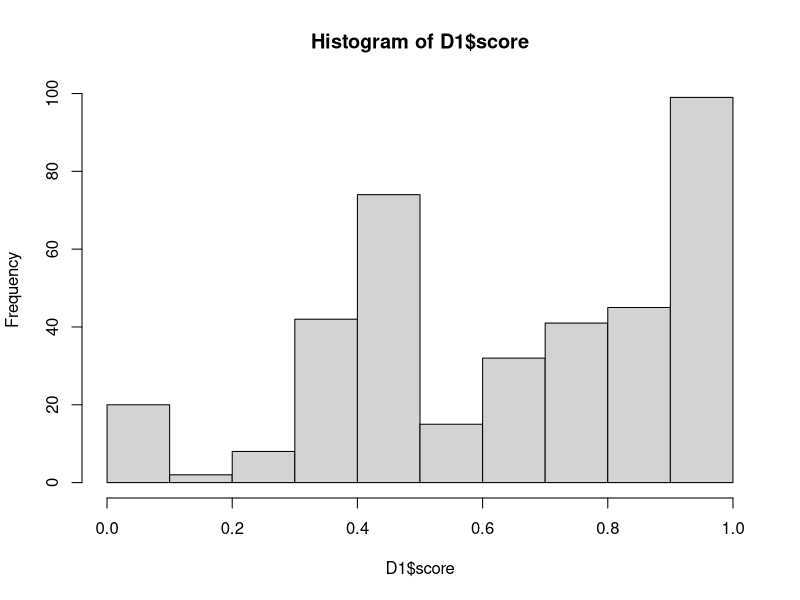

Reproduce this figure in R. (Note: this script raises an error after producing the figure.)
## ---- chunk 1
install.packages("party")
library(party)
## ---- chunk 2
D1 <- read.table("intelligent_tutor.csv", sep = ",", header = TRUE)
## ---- chunk 3
hist(D1$score)
## ---- chunk 4
D1$advice <- ifelse(D7$score <=0.4, "intervene", ifelse(D7$score > 0.4 & D7$score <=0.8, "monitor", "no action"))
## ---- chunk 5
score_ctree <- ctree(factor(advice) ~ prior_prob_count + prior_percent_correct + hints, D1)
## ---- chunk 6
plot(score_ctree)
